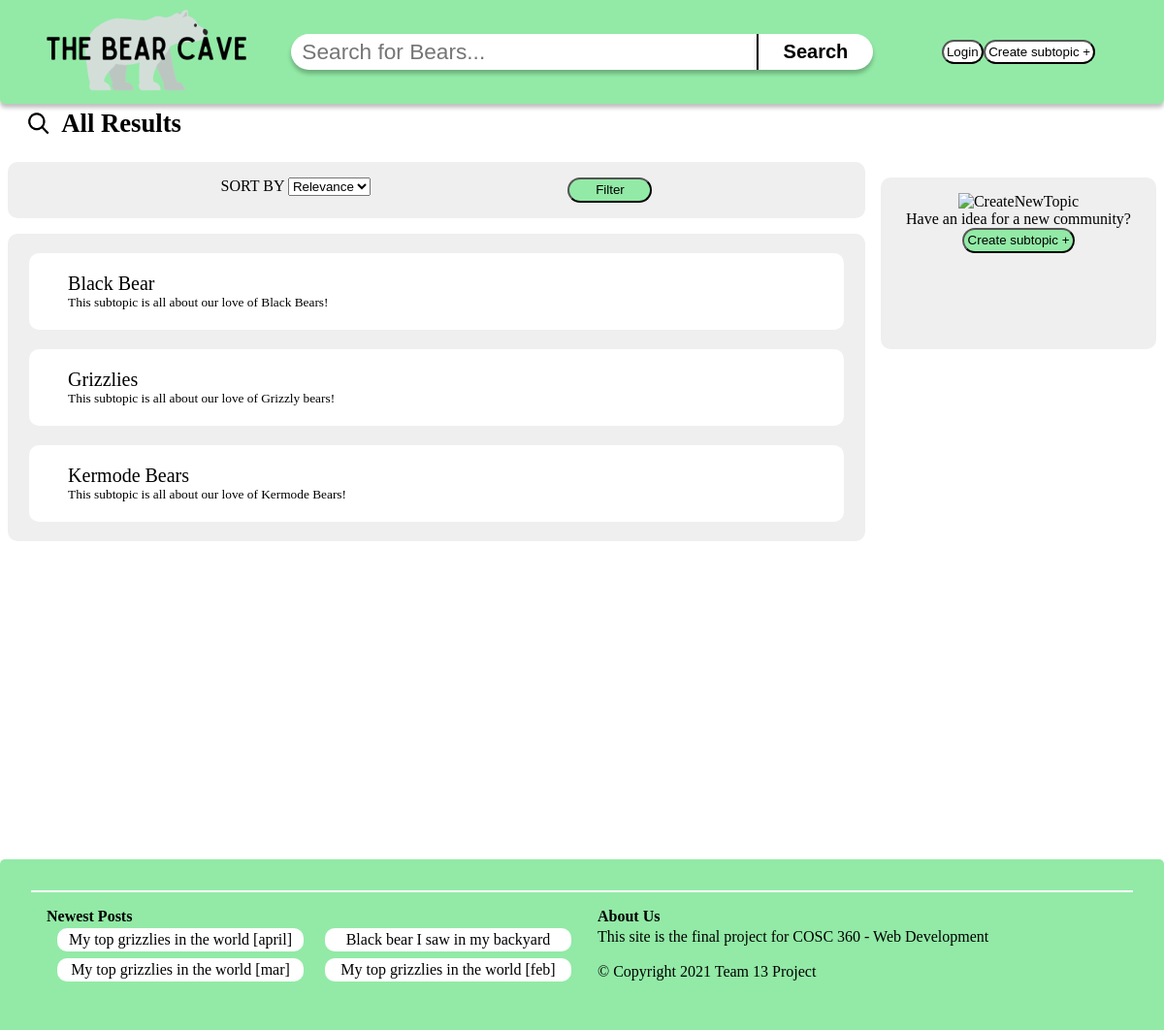
/html/searchResultsPage.php, run on the app's committed database.
### tables this page shows
CREATE TABLE `subtopic` (
    `title` varchar(20) NOT NULL,
    `date` DATETIME,
    `color` varchar(20),
    `textColor` varchar(20),
    `about` varchar (1000) NOT NULL,
    `category` varchar (255) NOT NULL,
    PRIMARY KEY (`title`),
    FOREIGN KEY (`category`) REFERENCES `category`(`category`)
        ON UPDATE CASCADE ON DELETE CASCADE
);

CREATE TABLE `post` (
    `pid` INT NOT NULL AUTO_INCREMENT,
    `ptitle` varchar(100) NOT NULL,
    `username` varchar(255) NOT NULL,
    `image` varchar(100),
    `link` varchar(100),
    `content` varchar(1000),
    `date` DATETIME,
    `upvotes` INT,
    `downvotes` INT,
    `title` VARCHAR(255) NOT NULL,
    PRIMARY KEY(`pid`),
    FOREIGN KEY (`username`) REFERENCES `users`(`username`)
        ON UPDATE CASCADE ON DELETE CASCADE,
    FOREIGN KEY (`title`) REFERENCES `subtopic`(`title`)
        ON UPDATE CASCADE ON DELETE CASCADE
);

### html/searchResultsPage.php (the view, shortened to what this page needs)
<!DOCTYPE html>
<html lang="en">
<head>
    <link rel="stylesheet" href="../css/reset.css">
    <link rel="stylesheet" href="../css/searchResults.css">
</head>
<?php
include 'navBar.php';
?>
<body style="margin-top:7em">
<div class="main">
<div id="keyword">
<?php
    if($_SERVER["REQUEST_METHOD"] === "GET"){
        $subtopic = $_GET["searchTerm"]?? "";
        $category = $_GET["category"]?? "";
        $filter = $_GET["filter"]?? "Relevance";
    }
    echo "<img src='../images/search.png'>";
    if($subtopic != ""){
        echo "<h2>".$subtopic."</h2>";
    }
    else if ($category != "")
    {
        echo "<h2>".$category."</h2>";
    }
    else
    {
        echo "<h2>All Results</h2>";
    }
?>
</div>
<div class="columns">
    <div class="grid-container">
        <form method="GET">
            <div class="grid-header">
                <div><label>SORT BY</label>
                    <select name="filter" id="filter">
                        <option value="Relevance">Relevance</option>
                    </select>
                </div>
                <input type="submit" id="submit" value="Filter">
            </div>
        </form>
            <?php include 'config.php';
                echo "<div class=\"grid-entry\">";
                 if(isset($subtopic)){
                    $sql = "SELECT title, about FROM subtopic WHERE title LIKE ?";
                    if(isset($filter)){
                        $statement = $pdo->prepare($sql);
                        $statement->execute(["%$subtopic%"]);
                    }
                    if($statement->rowCount()>0)
                    {
                        while($row = $statement->fetch())
                        {
                            echo "<a href=\"subtopics.php?title=".$row["title"]."\">";
                                echo "<div class=\"grid-item\">";
                                    echo "<div class=\"title\">".$row["title"];
                                        echo "<div class=\"about\">".$row["about"];
                                        echo "</div>";
                                    echo "</div>";
                                echo "</div>";
                            echo "</a>";
                        }
                    }
                    else{
                       echo "<h2 class=\"no-results\">No results found!</h2>";
                    }
                 }
            echo "</div>";
            ?>
    </div>
    <div class="grid-container">
        <div class="grid-entry right">
            <img src="" alt="CreateNewTopic">
            <p>Have an idea for a new community?</p>
            <button class="newTopic" onclick="createNewTopic()">Create subtopic +</button>
        </div>
    </div>
</div>
</div>
</body>
<?php include 'footer.php'; ?>
</html>

### html/footer.php (shortened to what this page needs)
<link rel="stylesheet" href="../css/footer.css">
<footer>
<div class="footer-related">
      <h2>Newest Posts</h2>
      <?php include 'config.php';
            $sql = "SELECT pid, ptitle FROM post ORDER BY date DESC LIMIT 4";
            $results = $pdo->query($sql);
            echo "<div class=\"footer-entry\">";
            while($row = $results->fetch())
            {
                echo "<a href=\"posts.php?pid=".$row["pid"]."\">";
                echo "<div class=\"footer-item\">".$row["ptitle"];
                echo "</div>";
                echo "</a>";
            }
            echo "</div>";
            $results = null;?>
   </div>
   <div class="footer-section">
        <h2>About Us</h2>
        <div class="footer-section-item">
        <p>This site is the final project for COSC 360 - Web Development </p>
        <br>
        <p>&copy; Copyright 2021 Team 13 Project
        </div>
   </div>
</footer>

### css/searchResults.css (style rules this page uses)
.columns { display: grid; padding-top: 1em; grid-template-columns: 75% auto; }
#keyword { display: flex; justify-content: flex-start; align-items: center; font-size: 20pt; margin-left: 1em; font-weight: bolder; }
#keyword img { height: 1em; width: 1em; padding-right: 10px; }
.grid-container { display: grid; grid-template-rows: auto auto auto; background-color: white; padding: 0.5em; }
.grid-header { display: flex; justify-content: space-evenly; background-color: #EFEFEF; border-radius: 10px; padding: 1em 1em 1em 1em; height: auto; font-size: 12pt; }
.grid-entry { background: #EFEFEF; text-align: center; border-radius: 10px; margin-top: 1em; height: auto; width: auto; }
.grid-item { display: grid; grid-template-columns: 80% 20%; margin: 1em auto 1em auto; width: 95%; font-size: 15pt; border-radius: 10px; padding: 1em 0 1em 0; background-color: white; }
.title { padding-left: 2em; text-align: left; }
.about { font-size: 10pt; }
a { text-decoration: none; color: black; }
.right button { outline: none; border-radius: 25px; background-color: #92EAA6; padding: 0.25em; margin: auto; color: black; }
.right { padding-top: 1em; }
input[type=submit] { background-color: #92EAA6; outline: none; border-radius: 25px; height: auto; padding: 0.25em 2em 0.25em 2em; color: black; }

### css/footer.css (style rules this page uses)
footer { display: grid; margin-top: 20em; grid-template-columns: 50% 50%; height: auto; padding: 2em; background-color: #92EAA6; border-radius: 5px 5px 0 0; }
.footer-related { border-top: solid 2px white; padding-left: 1em; padding-top: 1em; }
.footer-section { border-top: solid 2px white; padding: 1em 0 1em 1em; }
.footer-entry { display: grid; grid-template-columns: 50% 50%; align-items: center; }
.footer-item { margin: 0.2em auto 0.2em auto; padding: 0.2em; width: 90%; text-align: center; font-size: 12pt; border-radius: 10px; background-color: white; }
.footer-section-item { margin: 0.2em auto 0.2em auto; }

### data on the page
subtopic: title "Black Bear", about "This subtopic is all about our love of Black Bears!"
subtopic: title "Grizzlies", about "This subtopic is all about our love of Grizzly bears!"
subtopic: title "Kermode Bears", about "This subtopic is all about our love of Kermode Bears!"
post: ptitle "My top grizzlies in the world [april]"
post: ptitle "Black bear I saw in my backyard"
post: ptitle "My top grizzlies in the world [mar]"
post: ptitle "My top grizzlies in the world [feb]"
